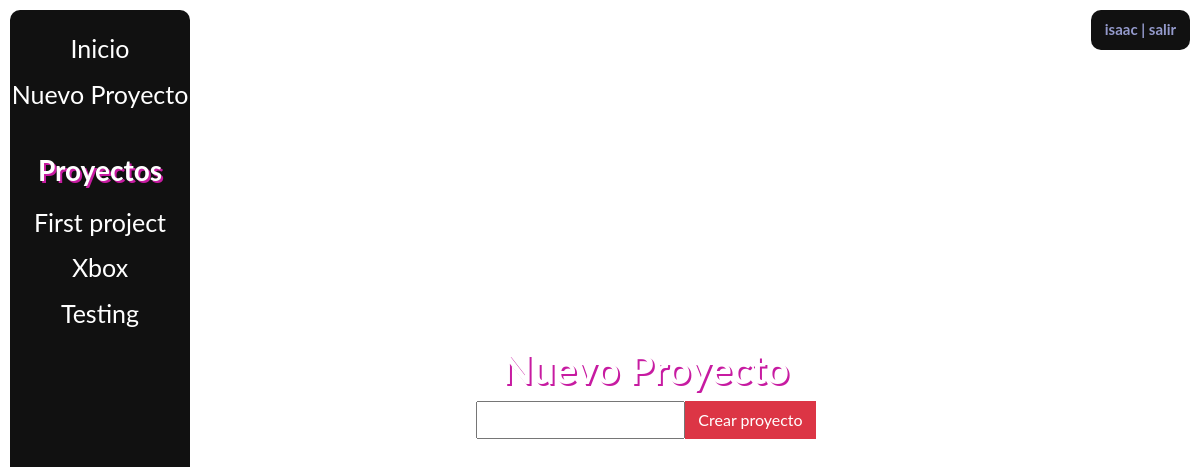
Before: /create/ (signed in) with the older database file.
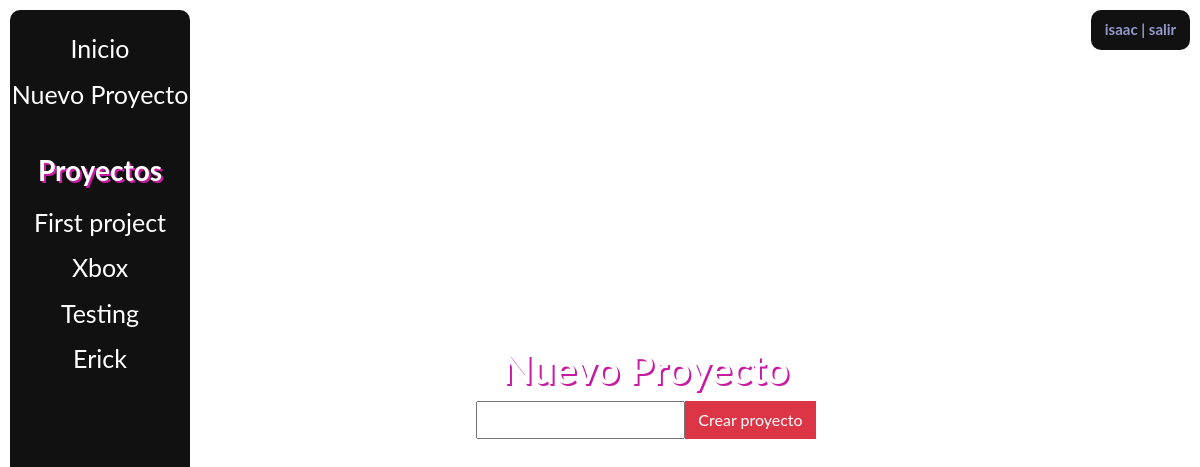
After: the same page with the newer database file.
### main/models.py (models this page shows, shortened)
class ToDoList(models.Model):
    user = models.ForeignKey(
        User, on_delete=models.CASCADE, related_name="todolist", null=True)
    name = models.CharField(max_length=200)

### main/views.py (the view)
# urls.py: path('create/', views.create, name='create'),
def create(response):
    if response.method == "POST":
        form = create_list(response.POST)
        if form.is_valid():
            n = form.cleaned_data["name"]
            t = ToDoList(name=n)
            t.save()
            response.user.todolist.add(t)
        return HttpResponseRedirect("/{}".format(t.id))
    else:
        form = create_list()
    return render(response, "main/create.html", {"form": form})

### main/forms.py
class create_list(forms.Form):
    name = forms.CharField(label="Name", max_length=200)
    check = forms.BooleanField(required=False)

### main/templates/main/create.html (shortened to what this page needs)
{% extends "main/base.html" %}
{% block content %}
{% if user.is_authenticated %}
    <div class="userCard">
        <h6>{{user.username}}<a href="/logout"> | salir</a></h6>
    </div>
{% endif%}
<div class="home">
<h1> Nuevo Proyecto </h1>
{% if user.is_authenticated %}
    <form method="post" action="/create/">
        <div class="input-group mb-3">
            {{form.name}}
            <div class="input-group-prepend">
                <button type="submit", name="save", class="btn btn-danger">Crear proyecto</button>
            </div>
        </div>
    </form>
{% else %}
    <p> Para crear un proyecto, inicia sesión <a href="/login">aquí</a></p>
{% endif %}
</div>
{% endblock %}

### main/templates/main/base.html (shortened to what this page needs)
<!doctype html>
<html>
    <head>
        <link rel="stylesheet" href="https://cdn.jsdelivr.net/npm/bootstrap@4.5.3/dist/css/bootstrap.min.css" integrity="
        sha384-TX8t27EcRE3e/ihU7zmQxVncDAy5uIKz4rEkgIXeMed4M0jlfIDPvg6uqKI2xXr2">
</head>
<body>
    <div id="mySidenav" class="sidenav">
        {% if user.is_authenticated %}
        <a href="/">Inicio</a>
        <a href="/create">Nuevo Proyecto</a>
        <h3>Proyectos</h3>
        {% for td in user.todolist.all %}
                <a href="/{{td.id}}">{{td.name}}</a>
            {% endfor %}
        {% else %}
            <a href="/login">Iniciar Sesión</a>
            <a href="/register">Registrarse</a>
        {% endif %}
    </div>
    <div id="main">
        {% block content%}{% endblock %}
    </div>
</body>
</html>

Changed rows visible on the page:
added ToDoList: name "Erick"
